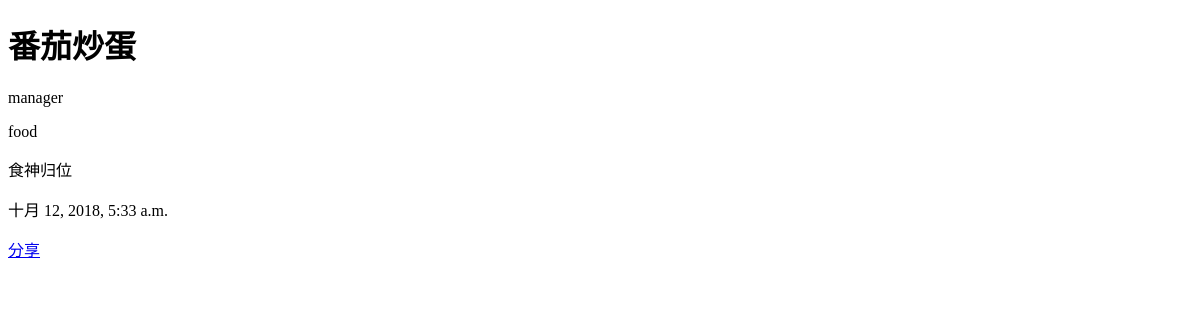
/blog/article_detail/2018/10/12/food/, run on an earlier commit of the app's database.
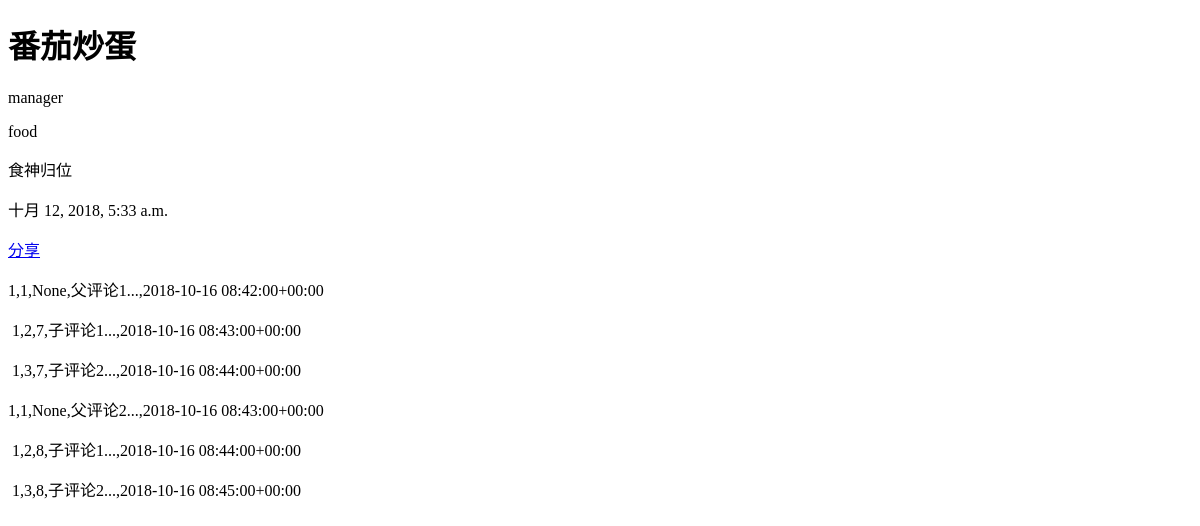
And on a later commit of the database.
### bg/models.py (models this page shows, shortened)
class Article(models.Model):
    STATUS_CHOICES = (
        ('draft', 'Draft'),
        ('published', 'Published'),
    )
    title = models.CharField(max_length=250)
    slug = models.SlugField(max_length=250,
                            unique_for_date='publish')
    author = models.ForeignKey(User,
                               related_name='blog_posts', on_delete=models.CASCADE)
    body = models.TextField()
    publish = models.DateTimeField(default=timezone.now)
    created = models.DateTimeField(auto_now_add=True)
    updated = models.DateTimeField(auto_now=True)
    status = models.CharField(max_length=10,
                              choices=STATUS_CHOICES,
                              default='draft')
    manager = ArticleManager()
    class Meta:
        ordering = ('-publish',)
    def get_comment_list(self, comments):
        comment_list = []
        for comment in comments:
            if comment.parent_id is None:
                comment_list.append(comment)
            for child_comment in comment_list:
                if not hasattr(child_comment, 'comment_children'):
                    setattr(child_comment, 'comment_children', [])
                if child_comment.id == comment.parent_id:
                    child_comment.comment_children.append(comment)
        return comment_list

class Comment(models.Model):
    article = models.ForeignKey(Article, on_delete=models.CASCADE)
    user = models.ForeignKey(User, on_delete=models.CASCADE)
    parent_id = models.IntegerField(blank=True, null=True)
    content = models.CharField(max_length=100)
    comment_time = models.DateTimeField(default=timezone.now)
    def __str__(self):
        return "{},{},{},{},{}".format(self.article.id, self.user.id, self.parent_id, self.content, self.comment_time)

### bg/views.py (the view)
# urls.py: re_path('article_detail/(?P<year>[0-9]{4})/(?P<month>[0-9]{2})/(?P<day>[0-9]{2})/(?P<slug>[\w-]+)/', article_detail,
def article_detail(req, year, month, day, slug):
    article = Article.manager.filter(publish__year=year, publish__month=month, publish__day=day, slug=slug)[0]
    url = reverse('share_article', args=[article.id])
    comments = Comment.objects.filter(article=article)
    comment_list = Article.get_comment_list(article, comments=comments)
    print(comment_list.__len__())
    for i in comment_list:
        print('------------->',i)
        print('------------->',i.comment_children)
    return render(req, 'article_detail.html', locals())

### bg/models.py (called while the page is built)
    def get_queryset(self):
        return super(ArticleManager, self).get_queryset().filter(status="published")

### templates/article_detail.html (shortened to what this page needs)
<!DOCTYPE html>
<html lang="en">
<head>
</head>
<body>
<h1>{{ article.title }}</h1>
<p>{{ article.author }}</p>
<p>{{ article.slug }}</p>
<p>{{ article.body }}</p>
<p>{{ article.publish }}</p>
<p><a href="{{ url }}">分享 </a></p>
{% for comment in comment_list %}
    <P>{{ comment }}</P>
    {% if comment.comment_children is not None %}
        {% for child in comment.comment_children %}
            <p>&nbsp;{{ child}}</p>
        {% endfor %}
    {% endif %}
{% endfor %}
</body>
</html>

What changed in the data, as far as the page shows it:
added Comment: article+user+parent "1,1,None,父评论1...,2018-10-16 08:42:00+00:00", shown under "番茄炒蛋"
added Comment: article+user+parent "1,2,7,子评论1...,2018-10-16 08:43:00+00:00", shown under "1,1,None,父评论1...,2018-10-16 08:42:00+00:00"
added Comment: article+user+parent "1,3,7,子评论2...,2018-10-16 08:44:00+00:00", shown under "1,1,None,父评论1...,2018-10-16 08:42:00+00:00"
added Comment: article+user+parent "1,1,None,父评论2...,2018-10-16 08:43:00+00:00", shown under "番茄炒蛋"
added Comment: article+user+parent "1,2,8,子评论1...,2018-10-16 08:44:00+00:00", shown under "1,1,None,父评论2...,2018-10-16 08:43:00+00:00"
added Comment: article+user+parent "1,3,8,子评论2...,2018-10-16 08:45:00+00:00", shown under "1,1,None,父评论2...,2018-10-16 08:43:00+00:00"
